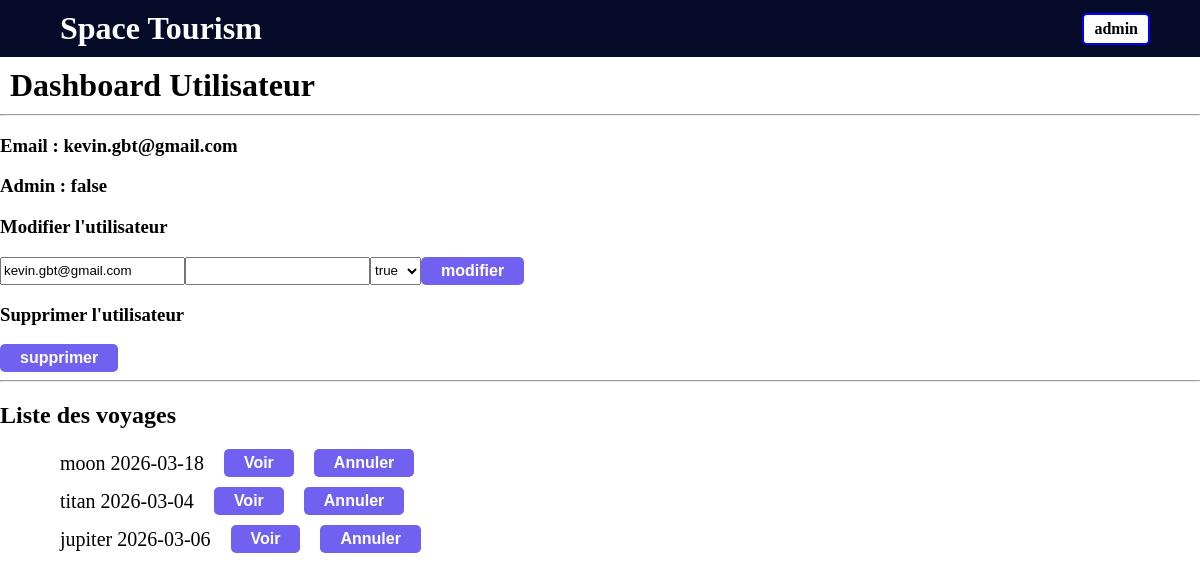
The app's page /admin/utilisateur.php?id=26 (signed in) with its own data.
### tables this page shows
CREATE TABLE `user` (
  `id` int(11) NOT NULL AUTO_INCREMENT,
  `email` varchar(256) NOT NULL,
  `hashed_password` varchar(256) NOT NULL,
  `is_admin` tinyint(1) NOT NULL,
    PRIMARY KEY (id)
);

CREATE TABLE `reservation` (
  `id` int(11) NOT NULL AUTO_INCREMENT,
  `user_id` int(11) NOT NULL,
  `product_id` int(11) NOT NULL,
    PRIMARY KEY (id)
);

CREATE TABLE `product` (
  `id` int(11) NOT NULL AUTO_INCREMENT,
  `name` varchar(256) NOT NULL,
  `illustration` varchar(256) DEFAULT NULL,
  `departure_date` date NOT NULL,
  `max_passengers` int(11) NOT NULL,
  `price` int(11) NOT NULL,
    PRIMARY KEY (id)
);

### classes/AbstractRepository.php (called while the page is built, shortened)
<?php
abstract class AbstractRepository
{
    public function __construct()
    {
        $this->db = new PDO("mysql:host={$_ENV['db_host']};dbname={$_ENV['db_name']};port={$_ENV['db_port']}", $_ENV['db_user'], $_ENV['db_password']);
    }
}

### classes/dbUser.php (called while the page is built, shortened)
<?php
class DbUser extends AbstractRepository
{
public function fetchUserId(int $id): User
{
    $stmt = $this->db->prepare('SELECT * FROM user WHERE id = :id');
    $stmt->bindValue(':id', $id);
    $stmt->execute();
    return $stmt->fetchObject(User::class);
}
}

### classes/dbReservation.php (called while the page is built, shortened)
<?php
class DbReservation extends AbstractRepository
{
public function fetchVoyage(int $id): array
{
    $stmt = $this->db->prepare('SELECT reservation.id AS r_id, product.id AS p_id, product.name AS p_name, product.illustration AS p_illustration, product.departure_date AS p_departure_date, product.max_passengers AS p_max_passengers, product.price AS p_price, user.id AS u_id, user.email AS u_email, user.hashed_password AS u_hashed_password, user.is_admin AS u_is_admin FROM reservation INNER JOIN product ON reservation.product_id = product.id INNER JOIN user ON reservation.user_id = user.id WHERE user_id = :id');
    $stmt->bindValue(':id', $id);
    $stmt->execute();
    $data = $stmt->fetchAll(PDO::FETCH_ASSOC);
    $return = [];
    foreach($data as $voyage) {
        $reservation = new Reservation();
        $product = new Product();
        $user = new User();
        $reservation->id = $voyage['r_id'];
        $product->id = $voyage['p_id'];
        $product->name = $voyage['p_name'];
        $product->illustration = $voyage['p_illustration'];
        $product->departure_date = $voyage['p_departure_date'];
        $product->max_passengers = $voyage['p_max_passengers'];
        $product->price = $voyage['p_price'];
        $user->id = $voyage['u_id'];
        $user->email = $voyage['u_email'];
        $user->hashed_password = $voyage['u_hashed_password'];
        $user->is_admin = $voyage['u_is_admin'];
        $reservation->product = $product;
        $reservation->user = $user;
        $return[] = $reservation;
    };
    return $return;
}
}

### admin/utilisateur.php (the view, shortened to what this page needs)
<?php
$dbUser = new DbUser();
$dbReservation = new DbReservation();
$id = (int)$_GET['id'];
$result = $dbUser->fetchUserId($id);
switch ($result->is_admin) {
    case false:
        $isAdmin = "false";
        break;
}
$reservation = $dbReservation->fetchVoyage($id);
?>
<!DOCTYPE html>
<html lang="en">
<head>
    <link rel="stylesheet" href="../style.css">
</head>
<body>
    <div class="header">
        <h1>Space Tourism</h1>
        <a href="/admin/index.php">admin</a>
    </div>
    <h1>Dashboard Utilisateur</h1>
    <hr>
    <h3>Email : <?= $result->email; ?></h3>
    <h3>Admin : <?= $isAdmin; ?></h3>
    <div>
        <h3>Modifier l'utilisateur</h3>
        <form action="/handle_update_user.php" method="post">
            <input type="text" name="email" value=<?= $result->email; ?>>
            <input type="password" name="password">
            <select name="is_admin">
                <option value="true">true</option>
            </select>
            <button type="submit">modifier</button>
        </form>
        <?php
        if ($result->is_admin) {
        } else {
        ?>
            <h3>Supprimer l'utilisateur</h3>
            <form action="/handle_delete_user.php" method="post">
                <button type="submit">supprimer</button>
            </form>
        <?php
        }
        ?>
    </div>
    <hr>
    <h2>Liste des voyages</h2>
    <ul>
        <?php foreach ($reservation as $res) { ?>
            <li>
                <?= $res->product->name; ?>
                <?= $res->product->departure_date; ?>
                <form action="/admin/voyage.php" method="get">
                    <button type="submit">Voir</button>
                </form>
                <form action="../handle_delete_reservation.php" method="post">
                    <button type="submit">Annuler</button>
                </form>
            </li>
        <?php } ?>
    </ul>
</body>
</html>

### style.css (style rules this page uses)
body { margin: 0px; }
ul { margin-block-end: 0; margin-block-start: 0; margin-bottom: 20px; }
form { display: flex; }
li { display: flex; align-items: center; font-size: 20px; font-weight: 500; margin-left: 20px; gap: 20px; margin-bottom: 10px; }
h1 { margin: 10px 10px; }
button { padding: 5px 20px; border-radius: 5px; background-color: rgb(113, 97, 240); border: none; color: white; font-size: 16px; font-weight: 600; }
a { padding: 5px 10px; border: solid 2px blue; border-radius: 5px; text-decoration: none; color: black; font-weight: 600; }
.header { display: flex; background-color: rgb(4, 10, 40); color: white; justify-content: space-between; padding-inline: 50px; }
.header a { background-color: white; align-self: center; }

### records on screen
user: email "kevin.gbt@gmail.com", is_admin "false"
reservation: product.name "moon", product.departure_date "2026-03-18"
reservation: product.name "titan", product.departure_date "2026-03-04"
reservation: product.name "jupiter", product.departure_date "2026-03-06"
